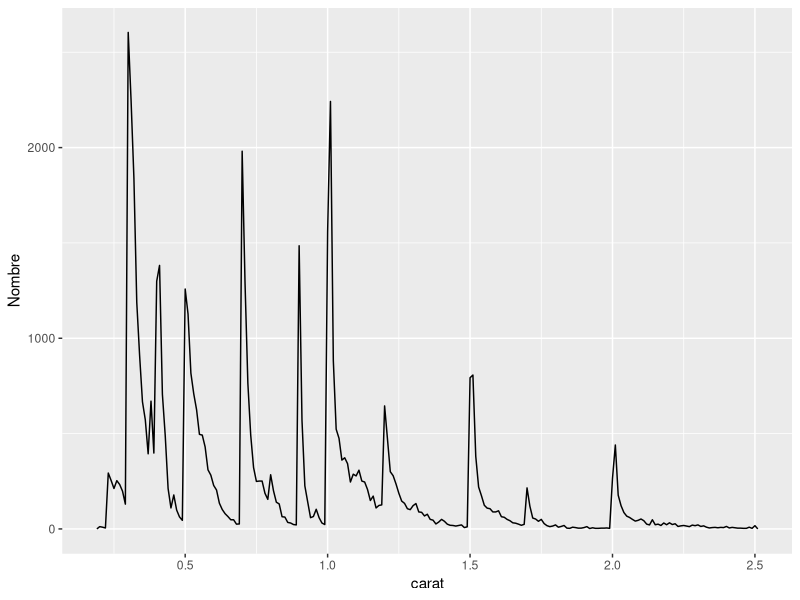

R code for this plot:
## ---- chunk 1
knitr::opts_chunk$set(
  echo=TRUE
)

library(ggplot2)
library(dplyr)
smaller <- diamonds |> 
  filter(carat <= 2.5)
## ---- chunk 2
smaller |> 
  ggplot(aes(carat)) + 
  geom_freqpoly(binwidth = 0.01) +
  ylab("Nombre")
